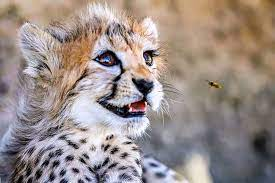
#> input picture assignment_35/1.jpg, 275 x 183 px
$ python color_image.py
#> lines starting #> are read from the running program, lines starting #| are printed output that depends on the picture
import cv2
import matplotlib.pyplot as plt
import numpy as np
from PIL import Image , ImageDraw, ImageFont ,ImageOps
import arabic_reshaper


img = Image.open('1.jpg')
#> img is the input picture: PIL image 275x183 RGB; mean R, G, B 154.4, 141.6, 137.3
plt.imshow(img)
plt.show()
colors = ['red' , 'green' , 'blue']
for i,color in enumerate(colors):
    img_array = np.array(img)
    lum_img = img_array[:,:,i]
    plt.hist(lum_img.ravel(), bins=range(256),color = color)
#> this loop made 3 passes
#> pass 1, `lum_img = img_array[:,:,i]`:
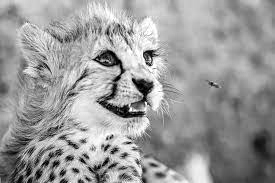
#> lum_img: shape (183, 275); min 0, max 255, mean 154.4
#> pass 3, `lum_img = img_array[:,:,i]`:
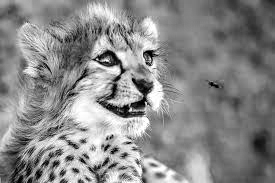
#> lum_img: shape (183, 275); min 0, max 255, mean 137.3
plt.show()
#> figure, not shown here; tallest bar 526 high, from x = 168 to 169; tallest bar 567 high, from x = 150 to 151; tallest bar 543 high, from x = 127 to 128
cv2.imwrite("lum_img.jpg",lum_img)


img_eq = ImageOps.equalize(img)
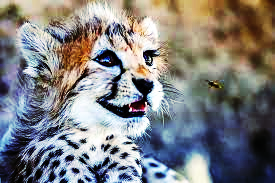
#> img_eq: PIL image 275x183 RGB; mean R, G, B 127.6, 126.9, 127.6
img_eq =  np.array(img_eq)
plt.imshow(img_eq)
plt.show()
cv2.imwrite("img_eq.jpg",img_eq)

for i,color in enumerate(colors):
    img_array_eq = np.array(img_eq)
    lum_img_eq = img_array_eq[:,:,i]
    plt.hist(lum_img_eq.ravel(), bins=range(256),color = color)
#> this loop made 3 passes
#> pass 1, `lum_img_eq = img_array_eq[:,:,i]`:
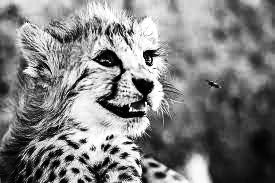
#> lum_img_eq: shape (183, 275); min 0, max 255, mean 127.6
#> pass 3, `lum_img_eq = img_array_eq[:,:,i]`:
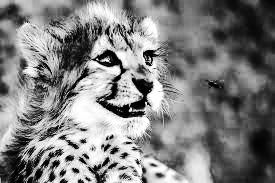
#> lum_img_eq: shape (183, 275); min 0, max 255, mean 127.6
img_array_eq =  np.array(img_array_eq)
plt.show()
#> figure, not shown here; tallest bar 599 high, from x = 254 to 255; tallest bar 567 high, from x = 146 to 147; tallest bar 635 high, from x = 254 to 255
cv2.imwrite("img_array_eq.jpg",img_array_eq)


result = np.mean(img,axis=2)
plt.imshow(result,cmap='gray')
plt.show()
result =  np.array(result)
cv2.imwrite("result.jpg",result)

#Calculate histogram and show with plt.
plt.hist(result.ravel(), bins=range(256),color = color)
plt.show()
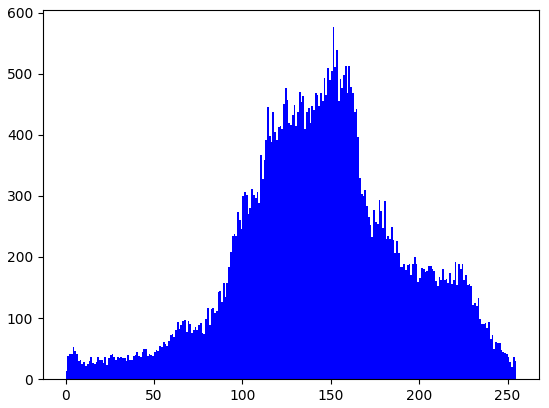
#> figure drawn by matplotlib, 1 panel; tallest bar 576 high, from x = 151 to 152


gray =img.convert("L")
gray_eq = ImageOps.equalize(gray)
plt.imshow(gray_eq, cmap="gray" )
plt.show()
gray_eq =  np.array(gray_eq)
cv2.imwrite("gray_eq.jpg",gray_eq)

gray_array_eq = np.array(gray_eq)
plt.hist(gray_array_eq.ravel(), bins=range(256),color = color)
plt.show()
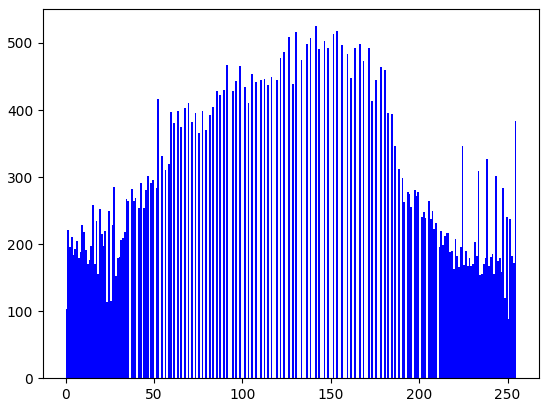
#> figure drawn by matplotlib, 1 panel; tallest bar 525 high, from x = 141 to 142
gray_array_eq =  np.array(gray_array_eq)
cv2.imwrite("gray_array_eq.jpg",gray_array_eq)
